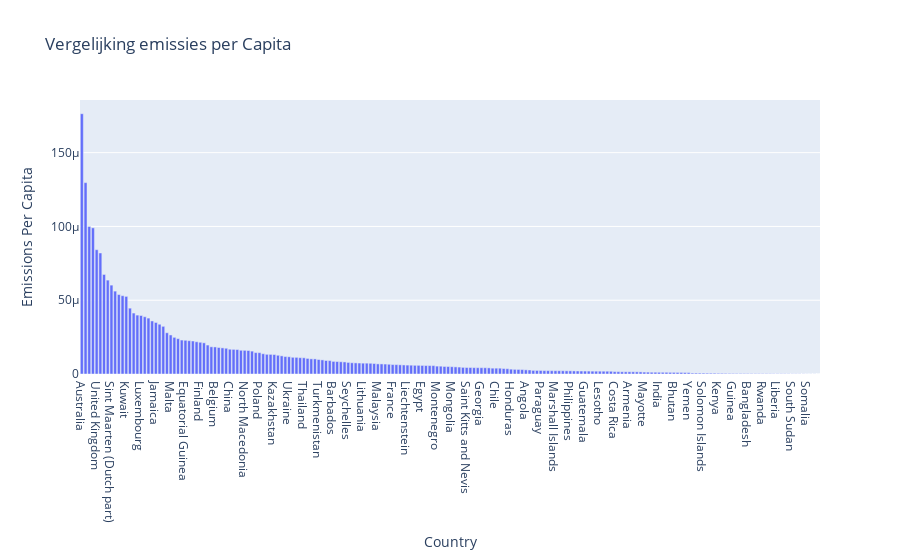
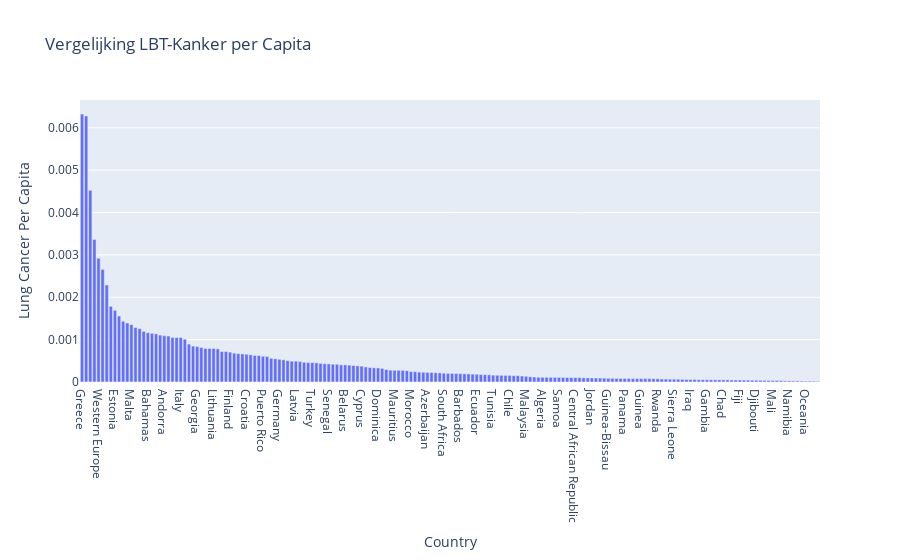

These figures' notebook cell, in order:
### Markdown cell above
# Bar Chart verdeling emissies 

Om het nog duidelijker te maken, staat het hieronder in twee bar plots verdeeld. Wat opvalt, is dat de grafiek niet geheel overeenkomt, dit duidt dus wel op andere correlaties die nodig zijn om een conclusie te kunnen trekken over de oorzaak van LBT-Kanker.

### Code cell
# pie chart voor verdeling emissies per capita en LBT-Kanker
df_sorted = df_emissions_per_capita.sort_values(by='Emissions Per Capita', ascending=False)
fig = px.bar(df_sorted, x='Country', y='Emissions Per Capita', title='Vergelijking emissies per Capita')
fig.show()

df_sorted = df_lung_per_capita.sort_values(by='Lung Cancer Per Capita', ascending=False)
fig = px.bar(df_sorted, x='Country', y='Lung Cancer Per Capita', title='Vergelijking LBT-Kanker per Capita')
fig.show()

### Figure 1 — Plotly figure (JSON) as saved in the notebook; plotly's stock layout.template omitted (floating-point values rounded to 4 significant figures; data arrays with more than 128 entries replaced by an {"elided": "..."} marker saying what was removed)
{"data": [{"alignmentgroup": "True", "hovertemplate": "Country=%{x}<br>Emissions Per Capita=%{y}<extra></extra>", "legendgroup": "", "marker": {"color": "#636efa", "pattern": {"shape": ""}}, "name": "", "offsetgroup": "", "orientation": "v", "showlegend": false, "textposition": "auto", "type": "bar", "x": {"elided": "200 str values"}, "xaxis": "x", "y": {"elided": "200 float values"}, "yaxis": "y"}], "layout": {"barmode": "relative", "legend": {"tracegroupgap": 0}, "title": {"text": "Vergelijking emissies per Capita"}, "xaxis": {"anchor": "y", "domain": [0, 1], "title": {"text": "Country"}}, "yaxis": {"anchor": "x", "domain": [0, 1], "title": {"text": "Emissions Per Capita"}}}}

### Figure 2 — Plotly figure (JSON) as saved in the notebook; plotly's stock layout.template omitted (floating-point values rounded to 4 significant figures; data arrays with more than 128 entries replaced by an {"elided": "..."} marker saying what was removed)
{"data": [{"alignmentgroup": "True", "hovertemplate": "Country=%{x}<br>Lung Cancer Per Capita=%{y}<extra></extra>", "legendgroup": "", "marker": {"color": "#636efa", "pattern": {"shape": ""}}, "name": "", "offsetgroup": "", "orientation": "v", "showlegend": false, "textposition": "auto", "type": "bar", "x": {"elided": "180 str values"}, "xaxis": "x", "y": {"elided": "180 float values"}, "yaxis": "y"}], "layout": {"barmode": "relative", "legend": {"tracegroupgap": 0}, "title": {"text": "Vergelijking LBT-Kanker per Capita"}, "xaxis": {"anchor": "y", "domain": [0, 1], "title": {"text": "Country"}}, "yaxis": {"anchor": "x", "domain": [0, 1], "title": {"text": "Lung Cancer Per Capita"}}}}
